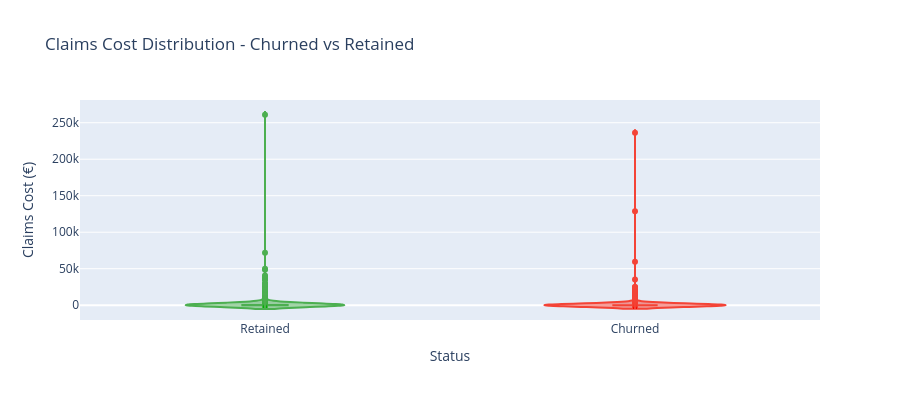

The notebook cell this image was saved under:
### Markdown cell above
## Chart 4: Claims cost by Churn (interactive violin)

### Code cell
if 'Cost_claims_year' in df.columns:
    fig4 = px.violin(df, x='Churn_label', y='Cost_claims_year',
        color='Churn_label', box=True,
        color_discrete_map={'Retained': '#4CAF50', 'Churned': '#F44336'},
        title='Claims Cost Distribution - Churned vs Retained',
        labels={'Cost_claims_year': 'Claims Cost (€)', 'Churn_label': 'Status'})
    fig4.update_layout(height=400, showlegend=False)
    fig4.show()

### Figure 1 — Plotly figure (JSON) as saved in the notebook; plotly's stock layout.template omitted (floating-point values rounded to 4 significant figures; data arrays with more than 128 entries replaced by an {"elided": "..."} marker saying what was removed)
{"data": [{"alignmentgroup": "True", "box": {"visible": true}, "hovertemplate": "Status=%{x}<br>Claims Cost (€)=%{y}<extra></extra>", "legendgroup": "Retained", "marker": {"color": "#4CAF50"}, "name": "Retained", "offsetgroup": "Retained", "orientation": "v", "scalegroup": "True", "showlegend": true, "type": "violin", "x": {"elided": "14508 str values"}, "x0": " ", "xaxis": "x", "y": {"elided": "14508 float values"}, "y0": " ", "yaxis": "y"}, {"alignmentgroup": "True", "box": {"visible": true}, "hovertemplate": "Status=%{x}<br>Claims Cost (€)=%{y}<extra></extra>", "legendgroup": "Churned", "marker": {"color": "#F44336"}, "name": "Churned", "offsetgroup": "Churned", "orientation": "v", "scalegroup": "True", "showlegend": true, "type": "violin", "x": {"elided": "17310 str values"}, "x0": " ", "xaxis": "x", "y": {"elided": "17310 float values"}, "y0": " ", "yaxis": "y"}], "layout": {"height": 400, "legend": {"title": {"text": "Status"}, "tracegroupgap": 0}, "showlegend": false, "title": {"text": "Claims Cost Distribution - Churned vs Retained"}, "violinmode": "overlay", "xaxis": {"anchor": "y", "categoryarray": ["Retained", "Churned"], "categoryorder": "array", "domain": [0, 1], "title": {"text": "Status"}}, "yaxis": {"anchor": "x", "domain": [0, 1], "title": {"text": "Claims Cost (€)"}}}}
